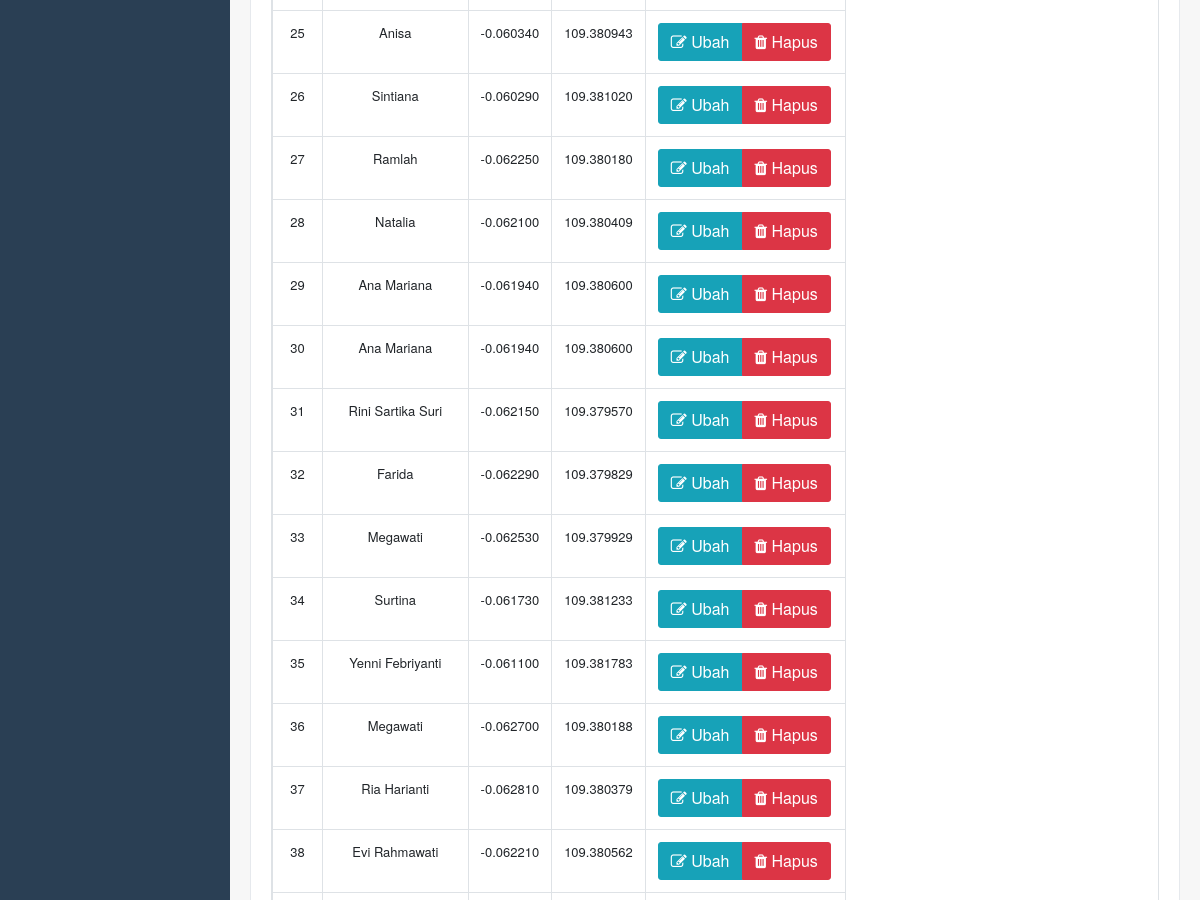
The app's page /index.php/admin/geografis (middle part), older data.
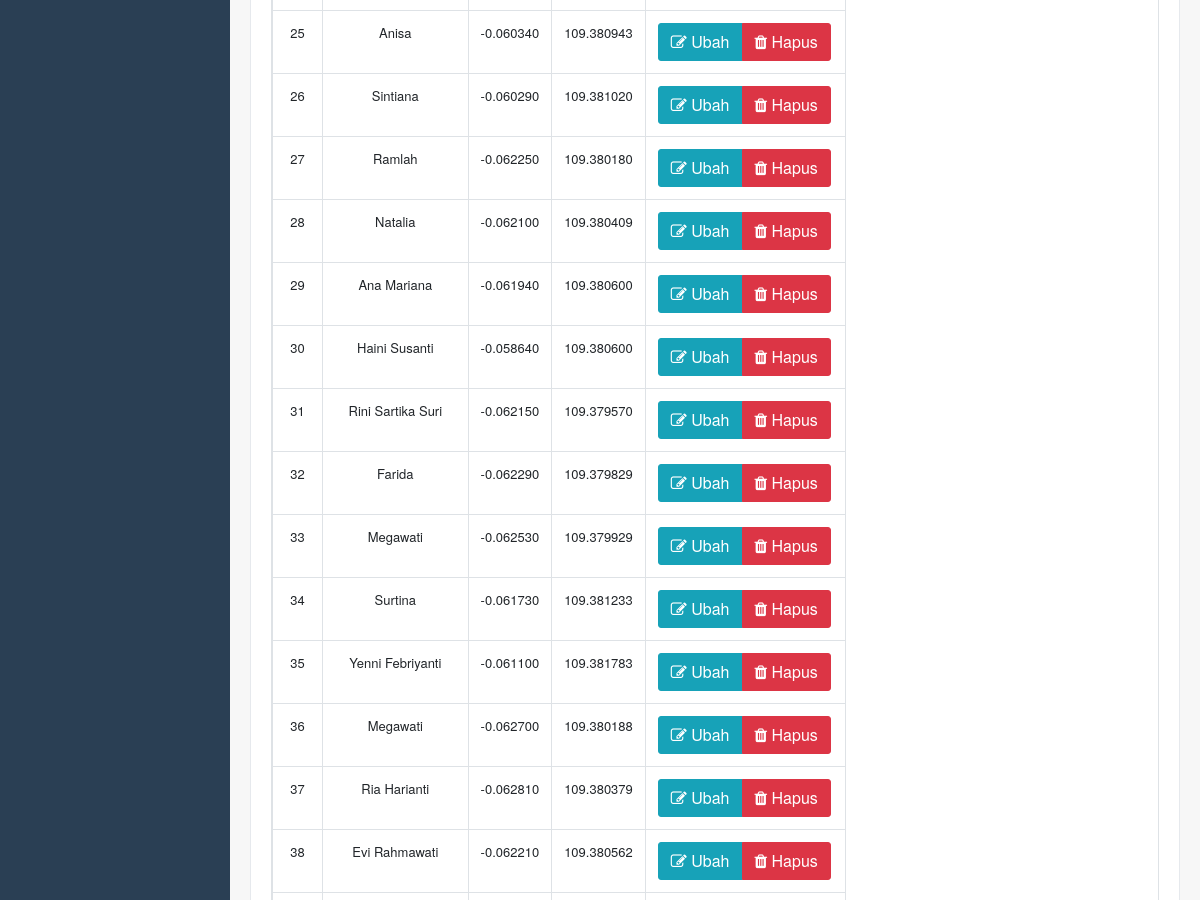
The same page, newer data.
### tables this page shows
CREATE TABLE `lokasi` (
  `id_lokasi` int(11) NOT NULL,
  `nama_penduduk` varchar(100) NOT NULL,
  `lat` float(10,6) NOT NULL,
  `lng` float(10,6) DEFAULT NULL
);

### application/controllers/admin/Geografis.php (called while the page is built, shortened)
<?php
class Geografis extends CI_Controller
{
	public function __construct()
	{
		$this->load->model('GeografisModel', 'Model');
	}
	public function index()
	{
		$datacontent['url'] = 'admin/Geografis';
		$datacontent['title'] = 'Halaman Geografis';
		$datacontent['datatable'] = $this->Model->get();
		$data['content'] = $this->load->view('admin/kategorigeografis/tableView', $datacontent, TRUE);
		$data['title'] = $datacontent['title'];
		$this->load->view('admin/layouts/html', $data);
	}
}

### index.php (called while the page is built, shortened)
<?php
require_once BASEPATH.'core/CodeIgniter.php';

### application/models/GeografisModel.php (called while the page is built, shortened)
<?php
class GeografisModel extends CI_Model
{
	function get()
	{
		$data = $this->db->get('lokasi');
		return $data;
	}
}

### application/views/admin/kategorigeografis/tableView.php (the view, shortened to what this page needs)
<?= content_open($title) ?>
<table class="table table-bordered table-responsive">
	<tbody>
		<?php
		$no = 1;
		foreach ($datatable->result() as $row) {
		?>
			<tr>
				<td class="text-center"><?= $no ?></td>
				<td class="text-center"><?= $row->nama_penduduk ?></td>
				<td class="text-center"><?= $row->lat ?></td>
				<td class="text-center"><?= $row->lng ?></td>
				<td>
					<div class="btn-group">
						<a href="<?= site_url($url . '/form/ubah/' . $row->id_lokasi) ?>" class="btn btn-info"><i class="fa fa-edit"></i> Ubah</a>
						<a href="<?= site_url($url . '/hapus/' . $row->id_lokasi) ?>" class="btn btn-danger" onclick="return confirm('Hapus data?')"><i class="fa fa-trash"></i> Hapus</a>
					</div>
				</td>
			</tr>
		<?php
			$no++;
		}
		?>
	</tbody>
</table>
<?= content_close() ?>

### application/helpers/custom_helper.php (shortened to what this page needs)
<?php
function templates($a = '', $b = "")
{
  if ($b == 'website') {
    return base_url('assets/templates/safario/' . $a);
  } else {
    return base_url('assets/templates/gentelella/' . $a);
  }
}
function content_open($title = '')
{
  return '<div class="">
    <div class="page-title">
      <div class="title_left">
        <h3>' . $title . '</h3>
      </div>
    </div>
    <div class="clearfix"></div>
    <div class="row">
      <div class="col-md-12 col-sm-12  ">
        <div class="x_panel">
          <div class="x_title">
            <h2>' . $title . '</h2>
            <ul class="nav navbar-right panel_toolbox">
              <li><a class="collapse-link"><i class="fa fa-chevron-up"></i></a>
              </li>
              <li><a class="close-link"><i class="fa fa-close"></i></a>
              </li>
            </ul>
            <div class="clearfix"></div>
          </div>
          <div class="x_content">';
}
function content_close()
{
  return ' </div>
        </div>
      </div>
    </div>
  </div>';
}

### application/views/admin/layouts/html.php (shortened to what this page needs)
<!DOCTYPE html>
<html lang="en">
	<?php include 'head.php'?>
	<body class="nav-md">
	<div class="container body">
	  <div class="main_container">
	  	<?php include 'sidebar.php';?>
        <div class="right_col" role="main">
          <?=$content?>
        </div>
	  </div>
	</div>
	</body>
</html>

### application/views/admin/layouts/head.php (shortened to what this page needs)
<head>
  <link href="<?= templates('vendors/bootstrap/dist/css/bootstrap.min.css') ?>" rel="stylesheet">
  <link href="<?= templates('vendors/font-awesome/css/font-awesome.min.css') ?>" rel="stylesheet">
  <link href="<?= templates('vendors/nprogress/nprogress.css') ?>" rel="stylesheet">
  <link rel="stylesheet" type="text/css" href="https://cdn.datatables.net/v/bs4/dt-1.10.22/datatables.min.css" />
  <link href="<?= templates('build/css/custom.min.css') ?>" rel="stylesheet">
  <link rel="stylesheet" href="https://unpkg.com/leaflet@1.3.4/dist/leaflet.css" />
  <link rel="stylesheet" href="<?= base_url() ?>leaflet/leaflet.css" />
</head>

### application/views/admin/layouts/sidebar.php (shortened to what this page needs)
<div class="col-md-3 left_col">
  <div class="left_col scroll-view">
    <br />
  </div>
</div>

Row changes from the older to the newer data that the page shows:
changed lokasi: nama_penduduk "Ana Mariana" → "Haini Susanti"; lat "-0.061940" → "-0.058640"
